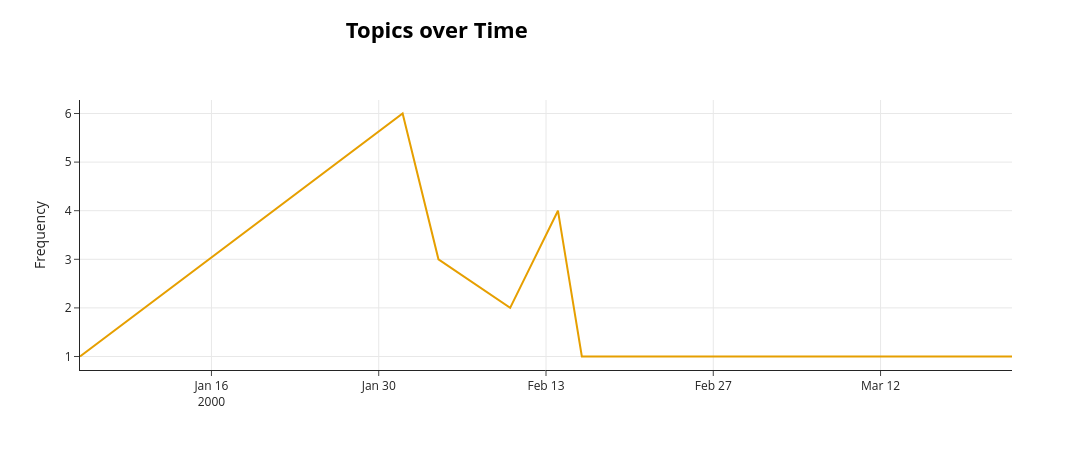

This figure's notebook cell:
### Code cell
topics_to_show = [10]

model_ready_0.visualize_topics_over_time( # визуализируем интересующие нас темы
    topics_over_time_0,
    topics = topics_to_show
)

### Figure 1 — Plotly figure (JSON) as saved in the notebook; plotly's stock layout.template omitted (floating-point values rounded to 4 significant figures)
{"data": [{"hoverinfo": "text", "hovertext": ["<b>Topic 10</b><br>Words: предпринимательство, неоклассический, экономист, равновесие, экономический мысль", "<b>Topic 10</b><br>Words: реформа, рана, инженерия, реформирование, демократия", "<b>Topic 10</b><br>Words: фундаментальный прикладной, рана, реформа, горох, капитализм", "<b>Topic 10</b><br>Words: реформа, неолиберальный, неолиберализма, рынок, компания", "<b>Topic 10</b><br>Words: экономист, экономический жизнь, междисциплинарный, экономический система, сорокин", "<b>Topic 10</b><br>Words: уклад, технологический уклад, технологический, фаза, реформа", "<b>Topic 10</b><br>Words: административный, квантификация, управленческий, государственный управление, дистанцирование", "<b>Topic 10</b><br>Words: рынок, рациональный выбор, рыночный, выгода, собственный интерес"], "marker": {"color": "#E69F00"}, "mode": "lines", "name": "10_реформа_рана_уклад_рынок", "type": "scatter", "x": ["2000-01-05T00:00:00", "2000-02-01T00:00:00", "2000-02-04T00:00:00", "2000-02-10T00:00:00", "2000-02-14T00:00:00", "2000-02-16T00:00:00", "2000-03-07T00:00:00", "2000-03-23T00:00:00"], "y": [1, 6, 3, 2, 4, 1, 1, 1]}], "layout": {"height": 450, "hoverlabel": {"bgcolor": "white", "font": {"family": "Rockwell", "size": 16}}, "legend": {"title": {"text": "<b>Global Topic Representation"}}, "title": {"font": {"color": "Black", "size": 22}, "text": "<b>Topics over Time</b>", "x": 0.4, "xanchor": "center", "y": 0.95, "yanchor": "top"}, "width": 1250, "xaxis": {"autorange": true, "range": ["2000-01-05", "2000-03-23"], "showgrid": true, "type": "date"}, "yaxis": {"autorange": true, "range": [0.7222, 6.278], "showgrid": true, "title": {"text": "Frequency"}, "type": "linear"}}}
